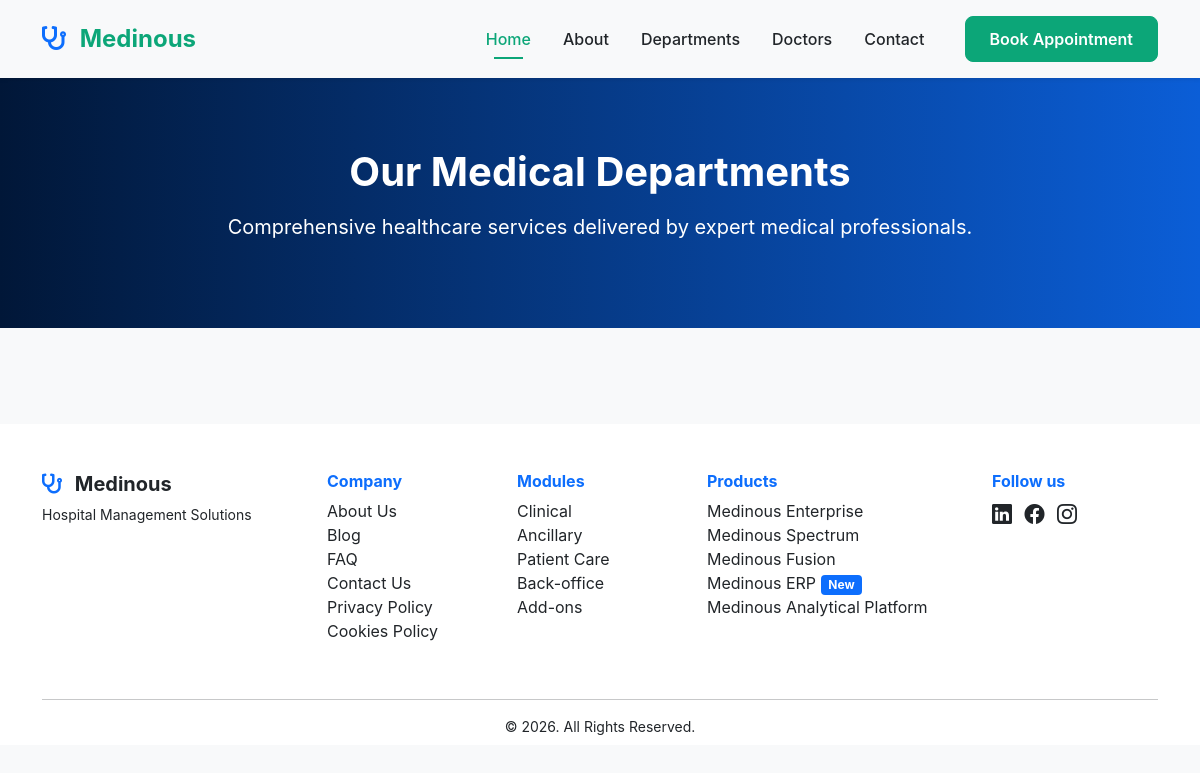
Page /department/ on the earlier database version.
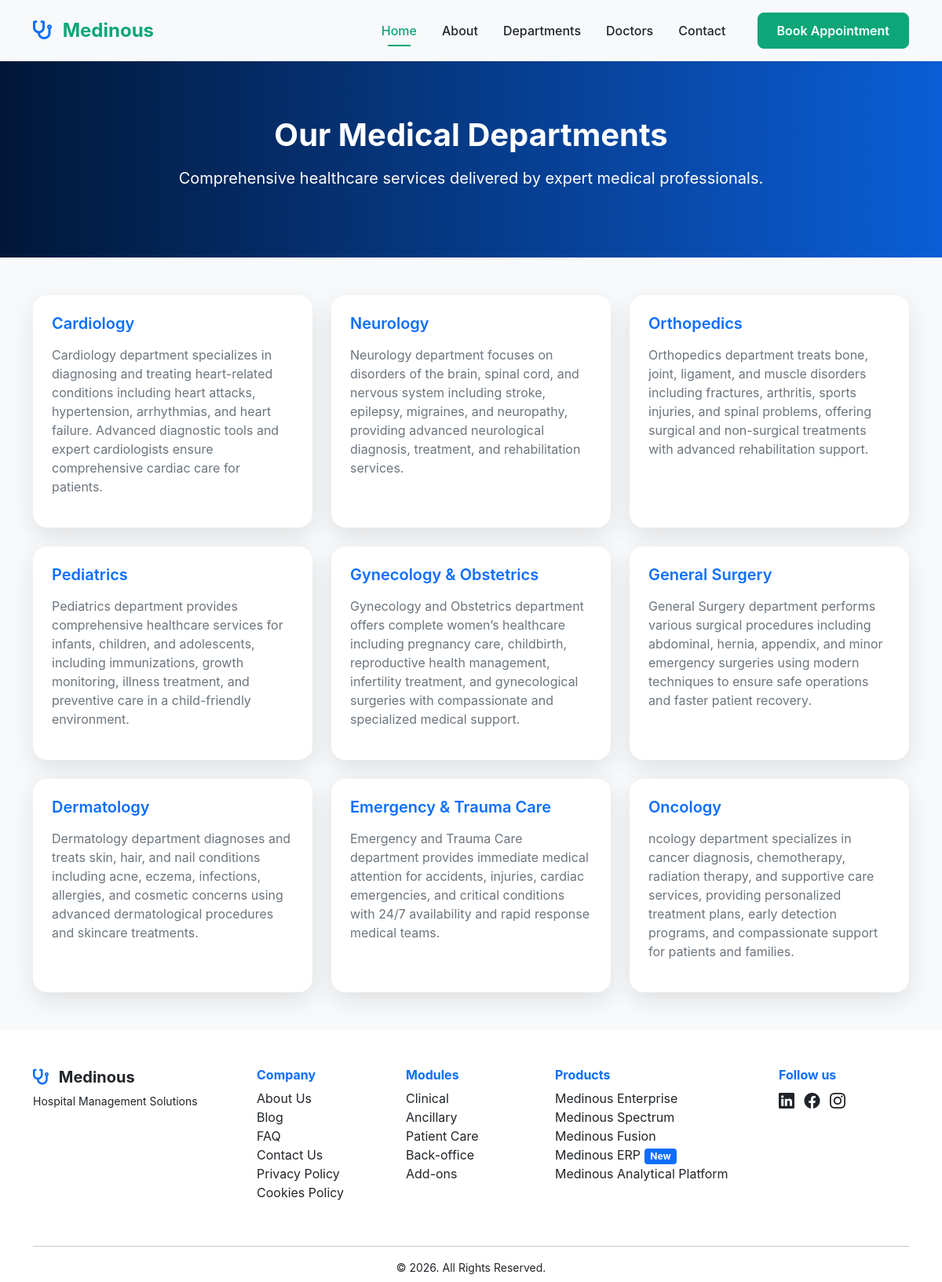
Same page on the later database version.
### home/models.py (models this page shows, shortened)
class Department(models.Model):
    dep_name = models.CharField(max_length=100)
    dep_description = models.TextField()

### home/views.py (the view)
# urls.py: path('department/',views.department, name='department'),
def department(request):
    return render(request, 'department.html', {
        'dept': Department.objects.all()
    })

### home/templates/department.html (shortened to what this page needs)
{% extends 'base.html' %}
{% block content %}
<section class="dept-hero text-center">
    <div class="container">
        <h1 class="fw-bold">Our Medical Departments</h1>
        <p class="mt-3 fs-5">
            Comprehensive healthcare services delivered by expert medical professionals.
        </p>
    </div>
</section>
<section class="py-5">
    <div class="container">
        <div class="row g-4">
            {% for d in dept %}
            <div class="col-lg-4 col-md-6">
                <div class="card dept-card p-4">
                    <h5 class="dept-title">{{ d.dep_name }}</h5>
                    <p class="text-muted mt-2">{{ d.dep_description }}</p>
                </div>
            </div>
            {% endfor %}
        </div>
    </div>
</section>
{% endblock %}

### home/templates/base.html (shortened to what this page needs)
{% load static %}
<!DOCTYPE html>
<html lang="en">
<head>
  <link href="https://cdn.jsdelivr.net/npm/bootstrap@5.1.3/dist/css/bootstrap.min.css" rel="stylesheet">
  <link href="https://use.fontawesome.com/releases/v5.15.4/css/all.css" rel="stylesheet">
  <link rel="stylesheet" href="{% static 'css/style.css' %}">
  <link rel="stylesheet" href="https://cdn.jsdelivr.net/npm/bootstrap-icons@1.11.3/font/bootstrap-icons.css">
</head>
<body>
  <nav class="navbar navbar-expand-lg navbar-white bg-light shadow-sm py-3">
    <div class="container">
      <a class="navbar-brand fw-bold text-black fs-4" href="{% url 'home' %}">
        <i class="fas fa-stethoscope me-2 text-primary"></i> Medinous
      </a>
      <div class="collapse navbar-collapse justify-content-end" id="mainNav">
        <ul class="navbar-nav align-items-center gap-3 fw-semibold">
          <li class="nav-item">
            <a class="nav-link active " href="{% url 'home' %}">Home</a>
          </li>
          <li class="nav-item">
            <a class="nav-link " href="{% url 'about' %}">About</a>
          </li>
          <li class="nav-item">
            <a class="nav-link " href="{% url 'department' %}">Departments</a>
          </li>
          <li class="nav-item">
            <a class="nav-link " href="{% url 'doctors' %}">Doctors</a>
          </li>
          <li class="nav-item">
            <a class="nav-link " href="{% url 'contact' %}">Contact</a>
          </li>
          <li class="nav-item ms-3">
            <a class="btn btn-primary px-4" href="{% url 'booking' %}">Book Appointment</a>
          </li>
        </ul>
      </div>
    </div>
  </nav>
  {% block content %}{% endblock %}
  <section class="footer bg-light bg-white pt-5 pb-2">
    <div class="container">
      <div class="row">
        <div class="col-md-3 mb-4">
          <h5 class="fw-bold text-dark">
            <i class="fas fa-stethoscope me-2 text-primary"></i> Medinous
          </h5>
          <p class="small text-dark">Hospital Management Solutions</p>
        </div>
        <div class="col-md-2 mb-4">
          <h6 class="fw-bold text-primary">Company</h6>
          <ul class="list-unstyled">
            <li><a href="#" class="text-dark text-decoration-none">About Us</a></li>
            <li><a href="#" class="text-dark text-decoration-none">Blog</a></li>
            <li><a href="#" class="text-dark text-decoration-none">FAQ</a></li>
            <li><a href="#" class="text-dark text-decoration-none">Contact Us</a></li>
            <li><a href="#" class="text-dark text-decoration-none">Privacy Policy</a></li>
            <li><a href="#" class="text-dark text-decoration-none">Cookies Policy</a></li>
          </ul>
        </div>
        <div class="col-md-2 mb-4">
          <h6 class="fw-bold text-primary">Modules</h6>
          <ul class="list-unstyled">
            <li><a href="#" class="text-dark text-decoration-none">Clinical</a></li>
            <li><a href="#" class="text-dark text-decoration-none">Ancillary</a></li>
            <li><a href="#" class="text-dark text-decoration-none">Patient Care</a></li>
            <li><a href="#" class="text-dark text-decoration-none">Back-office</a></li>
            <li><a href="#" class="text-dark text-decoration-none">Add-ons</a></li>
          </ul>
        </div>
        <div class="col-md-3 mb-4">
          <h6 class="fw-bold text-primary">Products</h6>
          <ul class="list-unstyled">
            <li><a href="#" class="text-dark text-decoration-none">Medinous Enterprise</a></li>
            <li><a href="#" class="text-dark text-decoration-none">Medinous Spectrum</a></li>
            <li><a href="#" class="text-dark text-decoration-none">Medinous Fusion</a></li>
            <li><a href="#" class="text-dark text-decoration-none">Medinous ERP <span
                  class="badge bg-primary">New</span></a></li>
            <li><a href="#" class="text-dark text-decoration-none">Medinous Analytical Platform</a></li>
          </ul>
        </div>
        <div class="col-md-2 mb-4">
          <h6 class="fw-bold text-primary">Follow us</h6>
          <a href="#" class="text-dark me-2"><i class="bi bi-linkedin fs-5"></i></a>
          <a href="#" class="text-dark me-2"><i class="bi bi-facebook fs-5"></i></a>
          <a href="#" class="text-dark"><i class="bi bi-instagram fs-5"></i></a>
        </div>
      </div>
      <hr class="my-3 text-dark">
      <div class="text-center small text-dark">
        &copy; 2026. All Rights Reserved.
      </div>
    </div>
  </section>
  <link rel="stylesheet" href="https://cdn.jsdelivr.net/npm/bootstrap-icons@1.10.5/font/bootstrap-icons.css">
</body>
</html>

### static/css/style.css (style rules this page uses)
:root { --primary: #0ca678; --primary-dark: #099268; --primary-light: #63e6be; --secondary: #1098ad; --accent: #ff6b6b; --dark: #212529; --text-body: #495057; --light-bg: #f8f9fa; --white: #ffffff; --border-radius: 12px; --box-shadow: 0 10px 30px rgba(0, 0, 0, 0.05); --transition: all 0.3s ease; }
body { font-family: 'Inter', system-ui, -apple-system, sans-serif; color: var(--text-body); background-color: var(--light-bg); }
a { text-decoration: none; transition: var(--transition); }
.navbar { background: var(--white); box-shadow: 0 2px 15px rgba(0, 0, 0, 0.04); }
.navbar-brand { color: var(--primary) !important; font-weight: 800; }
.navbar-nav .nav-link { font-weight: 500; color: var(--dark) !important; position: relative; padding: 0.5rem 1rem; }
.navbar-nav .nav-link:hover, .navbar-nav .nav-link.active { color: var(--primary) !important; }
.navbar-nav .nav-link::after { content: ""; position: absolute; left: 1rem; right: 1rem; bottom: 0; height: 2px; background: var(--primary); transform: scaleX(0); transition: var(--transition); }
.navbar-nav .nav-link:hover::after, .navbar-nav .nav-link.active::after { transform: scaleX(1); }
.btn-primary { background-color: var(--primary); border-color: var(--primary); padding: 0.6rem 1.5rem; border-radius: 8px; font-weight: 600; }

### home/templates/department.html (style rules this page uses)
.dept-hero { background: linear-gradient(to right, #011738, #0b5ed7); color: white; padding: 70px 0; }
.dept-card { border: none; border-radius: 18px; box-shadow: 0 10px 30px rgba(0,0,0,0.1); transition: all 0.3s ease; height: 100%; }
.dept-title { color: #0d6efd; font-weight: 600; }

Differences in the rows shown:
added Department: dep_name "Cardiology", dep_description "Cardiology department specializes in diagnosing and treating heart-related conditions including heart attacks, hypertension, arrhythmias, and heart failure. Advanced diagnostic tools and expert cardiologists ensure comprehensive cardiac care for patients."
added Department: dep_name "Neurology", dep_description "Neurology department focuses on disorders of the brain, spinal cord, and nervous system including stroke, epilepsy, migraines, and neuropathy, providing advanced neurological diagnosis, treatment, and rehabilitation services."
added Department: dep_name "Orthopedics", dep_description "Orthopedics department treats bone, joint, ligament, and muscle disorders including fractures, arthritis, sports injuries, and spinal problems, offering surgical and non-surgical treatments with advanced rehabilitation support."
added Department: dep_name "Pediatrics", dep_description "Pediatrics department provides comprehensive healthcare services for infants, children, and adolescents, including immunizations, growth monitoring, illness treatment, and preventive care in a child-friendly environment."
added Department: dep_name "Gynecology & Obstetrics", dep_description "Gynecology and Obstetrics department offers complete women’s healthcare including pregnancy care, childbirth, reproductive health management, infertility treatment, and gynecological surgeries with compassionate and specialized medical support."
added Department: dep_name "General Surgery", dep_description "General Surgery department performs various surgical procedures including abdominal, hernia, appendix, and minor emergency surgeries using modern techniques to ensure safe operations and faster patient recovery."
added Department: dep_name "Dermatology", dep_description "Dermatology department diagnoses and treats skin, hair, and nail conditions including acne, eczema, infections, allergies, and cosmetic concerns using advanced dermatological procedures and skincare treatments."
added Department: dep_name "Emergency & Trauma Care", dep_description "Emergency and Trauma Care department provides immediate medical attention for accidents, injuries, cardiac emergencies, and critical conditions with 24/7 availability and rapid response medical teams."
added Department: dep_name "Oncology", dep_description "ncology department specializes in cancer diagnosis, chemotherapy, radiation therapy, and supportive care services, providing personalized treatment plans, early detection programs, and compassionate support for patients and families."
